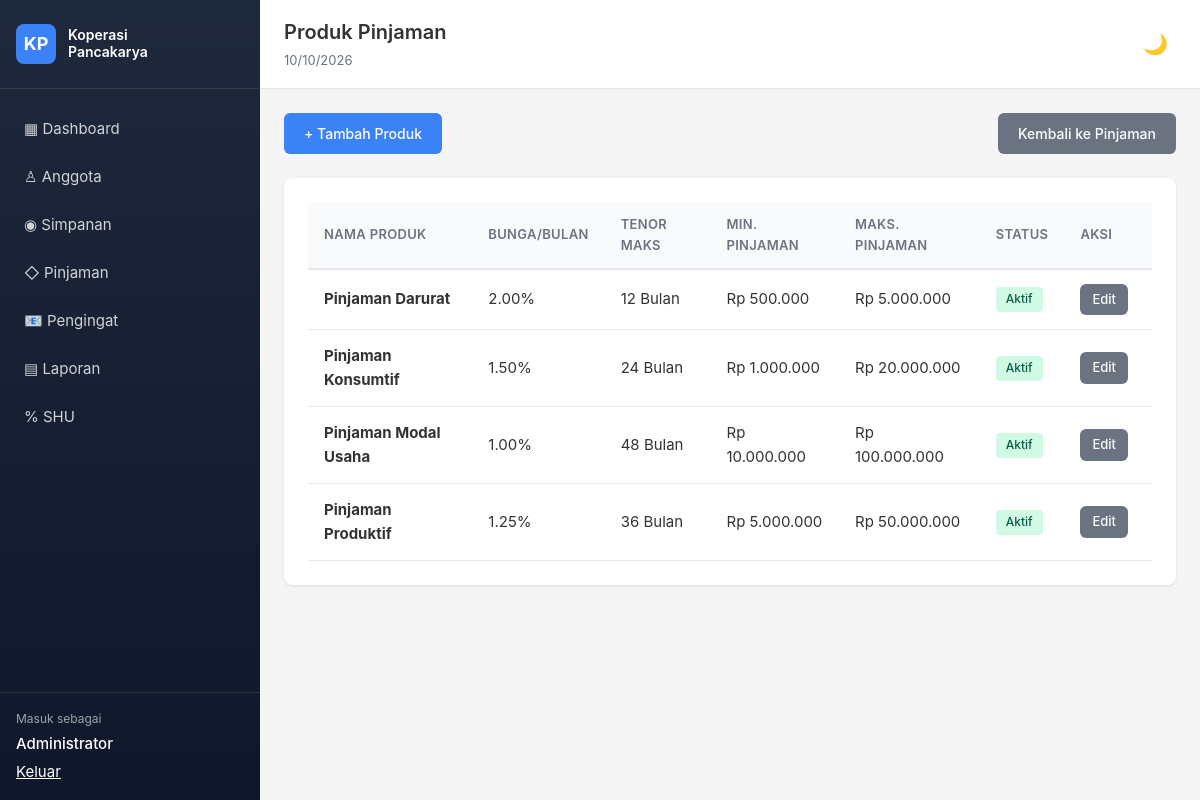
The page /pages/loan-products/index.php (signed in) on the database its author committed.
### tables this page shows
CREATE TABLE `loan_products` (
  `id` int(11) NOT NULL AUTO_INCREMENT,
  `name` varchar(100) NOT NULL,
  `interest_rate` decimal(5,2) NOT NULL COMMENT 'Bunga per bulan FLAT (%)',
  `max_tenor_months` int(11) NOT NULL,
  `min_amount` decimal(15,2) NOT NULL,
  `max_amount` decimal(15,2) NOT NULL,
  `is_active` tinyint(1) NOT NULL DEFAULT 1,
  `created_at` timestamp NOT NULL DEFAULT CURRENT_TIMESTAMP,
  `updated_at` timestamp NOT NULL DEFAULT CURRENT_TIMESTAMP ON UPDATE CURRENT_TIMESTAMP,
  PRIMARY KEY (`id`)
);

### includes/functions.php (called while the page is built, shortened)
<?php
function e(mixed $value): string
{
    return htmlspecialchars((string) $value, ENT_QUOTES, 'UTF-8');
}
function rupiah(float|int|string $amount): string
{
    return 'Rp ' . number_format((float) $amount, 0, ',', '.');
}
function url(string $path = ''): string
{
    return rtrim(APP_URL, '/') . '/' . ltrim($path, '/');
}

### includes/auth.php (called while the page is built, shortened)
<?php
function current_user(): array
{
    return [
        'id' => (int) ($_SESSION['user_id'] ?? 0),
        'name' => $_SESSION['user_name'] ?? '',
        'role' => $_SESSION['role'] ?? '',
    ];
}
function can(string $permission): bool
{
    return in_array($permission, $_SESSION['permissions'] ?? [], true);
}

### config/database.php (called while the page is built, shortened)
<?php
function db(): mysqli
{
    static $db;
    if (!$db) {
        $db = new mysqli(DB_HOST, DB_USER, DB_PASS, DB_NAME);
        $db->set_charset('utf8mb4');
    }
    return $db;
}

### pages/loan-products/index.php (the view, shortened to what this page needs)
<?php
require_once __DIR__ . '/../../config/database.php';
require_once __DIR__ . '/../../includes/functions.php';
require_once __DIR__ . '/../../includes/auth.php';
$title = 'Produk Pinjaman';
$products = db()->query('SELECT * FROM loan_products ORDER BY is_active DESC, name ASC');
require __DIR__ . '/../../includes/header.php';
?>
<div class="page-actions">
    <?php if (can('loans.approve')): ?>
        <a href="<?= url('pages/loan-products/form.php') ?>" class="btn btn-primary">+ Tambah Produk</a>
    <?php endif; ?>
    <a href="<?= url('pages/loans/index.php') ?>" class="btn btn-secondary">Kembali ke Pinjaman</a>
</div>
<div class="card">
    <table class="table">
        <thead>
            <tr>
                <th>Nama Produk</th>
                <th>Bunga/Bulan</th>
                <th>Tenor Maks</th>
                <th>Min. Pinjaman</th>
                <th>Maks. Pinjaman</th>
                <th>Status</th>
                <th>Aksi</th>
            </tr>
        </thead>
        <tbody>
            <?php if ($products->num_rows === 0): ?>
                <tr><td colspan="7" class="text-center">Belum ada produk pinjaman.</td></tr>
            <?php else: ?>
                <?php while ($p = $products->fetch_assoc()): ?>
                    <tr>
                        <td><strong><?= e($p['name']) ?></strong></td>
                        <td><?= $p['interest_rate'] ?>%</td>
                        <td><?= $p['max_tenor_months'] ?> Bulan</td>
                        <td><?= rupiah($p['min_amount']) ?></td>
                        <td><?= rupiah($p['max_amount']) ?></td>
                        <td>
                            <span class="badge badge-<?= $p['is_active'] ? 'success' : 'secondary' ?>">
                                <?= $p['is_active'] ? 'Aktif' : 'Nonaktif' ?>
                            </span>
                        </td>
                        <td class="actions">
                            <?php if (can('loans.approve')): ?>
                                <a href="<?= url('pages/loan-products/form.php?id=' . $p['id']) ?>" class="btn btn-sm btn-secondary">Edit</a>
                            <?php endif; ?>
                        </td>
                    </tr>
                <?php endwhile; ?>
            <?php endif; ?>
        </tbody>
    </table>
</div>
<?php require __DIR__ . '/../../includes/footer.php'; ?>

### includes/header.php (shortened to what this page needs)
<?php
$title = $title ?? APP_NAME;
?><!doctype html>
<html lang="id">
<head>
    <link rel="stylesheet" href="<?= url('assets/css/app.css') ?>">
    <link rel="stylesheet" href="https://cdn.jsdelivr.net/npm/tom-select@2.3.1/dist/css/tom-select.bootstrap5.min.css">
</head>
<body>
<div class="app-shell">
    <aside class="sidebar">
        <a class="brand" href="<?= url('pages/dashboard/index.php') ?>"><span>KP</span><strong>Koperasi<br>Pancakarya</strong></a>
        <nav>
            <a href="<?= url('pages/dashboard/index.php') ?>">▦ Dashboard</a>
            <?php if (can('members.view')): ?><a href="<?= url('pages/members/index.php') ?>">♙ Anggota</a><?php endif; ?>
            <?php if (can('savings.view')): ?><a href="<?= url('pages/savings/index.php') ?>">◉ Simpanan</a><?php endif; ?>
            <?php if (can('loans.view')): ?><a href="<?= url('pages/loans/index.php') ?>">◇ Pinjaman</a><?php endif; ?>
            <?php if (can('loans.send_reminder')): ?><a href="<?= url('pages/loans/reminders.php') ?>">📧 Pengingat</a><?php endif; ?>
            <?php if (can('reports.view')): ?><a href="<?= url('pages/reports/index.php') ?>">▤ Laporan</a><?php endif; ?>
            <?php if (can('shu.view')): ?><a href="<?= url('pages/shu/index.php') ?>">% SHU</a><?php endif; ?>
        </nav>
        <div class="sidebar-user"><small>Masuk sebagai</small><strong><?= e(current_user()['name']) ?></strong><form method="POST" action="<?= url('pages/auth/logout.php') ?>" style="display:inline;margin:0"><input type="hidden" name="csrf_token" value="<?= csrf_token() ?>"><button type="submit" style="border:0;background:none;color:inherit;text-decoration:underline;cursor:pointer;padding:0;font:inherit">Keluar</button></form></div>
    </aside>
    <main>
        <header class="topbar">
            <div><h1><?= e($title) ?></h1><small><?= date('d/m/Y') ?></small></div>
            <button class="dark-toggle" type="button" aria-label="Toggle tema" style="margin-left: auto;">🌙</button>
        </header>
        <section class="content">

### includes/footer.php (shortened to what this page needs)
        </section>
    </main>
</div>
</body>
</html>

### assets/css/app.css (style rules this page uses)
:root { --page-bg: #f5f5f5; --surface: #ffffff; --surface-muted: #f9fafb; --border-color: #e5e7eb; --text-color: #333333; --muted-color: #6b7280; --sidebar-bg: #1e293b; --sidebar-bg-end: #0f172a; --primary: #3b82f6; --primary-hover: #2563eb; }
* { margin: 0; padding: 0; box-sizing: border-box; }
body { font: 15px/1.6 -apple-system, BlinkMacSystemFont, 'Segoe UI', Roboto, sans-serif; color: var(--text-color); background: var(--page-bg); }
a { color: var(--primary); text-decoration: none; }
.app-shell { display: flex; min-height: 100vh; }
.sidebar { width: 260px; background: linear-gradient(180deg, var(--sidebar-bg) 0%, var(--sidebar-bg-end) 100%); color: #fff; display: flex; flex-direction: column; position: fixed; height: 100vh; z-index: 100; }
.sidebar .brand { padding: 1.5rem 1rem; border-bottom: 1px solid rgba(255,255,255,0.1); display: flex; align-items: center; gap: 0.75rem; color: #fff; text-decoration: none; }
.sidebar .brand span { width: 40px; height: 40px; background: var(--primary); border-radius: 8px; display: flex; align-items: center; justify-content: center; font-weight: 700; font-size: 18px; }
.sidebar .brand strong { line-height: 1.2; font-size: 14px; font-weight: 600; }
.sidebar nav { flex: 1; padding: 1rem 0; overflow-y: auto; }
.sidebar nav a { display: block; padding: 0.75rem 1rem; color: rgba(255,255,255,0.8); text-decoration: none; transition: all 0.2s; margin: 0 0.5rem; border-radius: 6px; }
.sidebar-user { padding: 1rem; border-top: 1px solid rgba(255,255,255,0.1); }
.sidebar-user small { color: rgba(255,255,255,0.6); display: block; font-size: 12px; }
.sidebar-user strong { display: block; margin: 0.25rem 0; font-weight: 500; }
main { flex: 1; margin-left: 260px; display: flex; flex-direction: column; min-height: 100vh; }
.topbar { background: var(--surface); border-bottom: 1px solid var(--border-color); padding: 1rem 1.5rem; display: flex; align-items: center; gap: 1rem; position: sticky; top: 0; z-index: 50; }
.topbar h1 { font-size: 20px; font-weight: 600; color: var(--text-color); }
.topbar small { color: var(--muted-color); font-size: 13px; }
.topbar .dark-toggle { background: none; border: none; font-size: 20px; cursor: pointer; padding: 0.25rem 0.5rem; color: var(--muted-color); }
.content { flex: 1; padding: 1.5rem; max-width: 1400px; width: 100%; }
.card { background: var(--surface); border-radius: 8px; box-shadow: 0 1px 3px rgba(0,0,0,0.1); padding: 1.5rem; margin-bottom: 1.5rem; }
.btn { display: inline-block; padding: 0.625rem 1.25rem; border-radius: 6px; font-size: 14px; font-weight: 500; text-decoration: none; border: none; cursor: pointer; transition: all 0.2s; line-height: 1.5; text-align: center; }
.btn-primary { background: var(--primary); color: #fff; }
.btn-secondary { background: #6b7280; color: #fff; }
.btn-sm { padding: 0.375rem 0.75rem; font-size: 13px; }
.table { width: 100%; border-collapse: collapse; }
.table thead { background: var(--surface-muted); }
.table th { text-align: left; padding: 0.75rem 1rem; font-weight: 600; font-size: 13px; color: var(--muted-color); text-transform: uppercase; letter-spacing: 0.025em; border-bottom: 2px solid var(--border-color); }
.table td { padding: 0.875rem 1rem; border-bottom: 1px solid var(--border-color); }
.table .actions { white-space: nowrap; }
.table .actions .btn { margin-right: 0.5rem; }
.badge { display: inline-block; padding: 0.25rem 0.625rem; border-radius: 4px; font-size: 12px; font-weight: 500; line-height: 1.4; }
.badge-success { background: #d1fae5; color: #065f46; }
.page-actions { display: flex; justify-content: space-between; align-items: center; margin-bottom: 1.5rem; gap: 1rem; flex-wrap: wrap; }

### rows shown on the page
loan_products: name "Pinjaman Darurat", interest_rate "2.00", max_tenor_months "12", min_amount "Rp 500.000", max_amount "Rp 5.000.000", is_active "Aktif"
loan_products: name "Pinjaman Konsumtif", interest_rate "1.50", max_tenor_months "24", min_amount "Rp 1.000.000", max_amount "Rp 20.000.000", is_active "Aktif"
loan_products: name "Pinjaman Modal Usaha", interest_rate "1.00", max_tenor_months "48", min_amount "Rp 10.000.000", max_amount "Rp 100.000.000", is_active "Aktif"
loan_products: name "Pinjaman Produktif", interest_rate "1.25", max_tenor_months "36", min_amount "Rp 5.000.000", max_amount "Rp 50.000.000", is_active "Aktif"

### other values the page prints
current_user()['name'] "Administrator"
$title "Produk Pinjaman"
